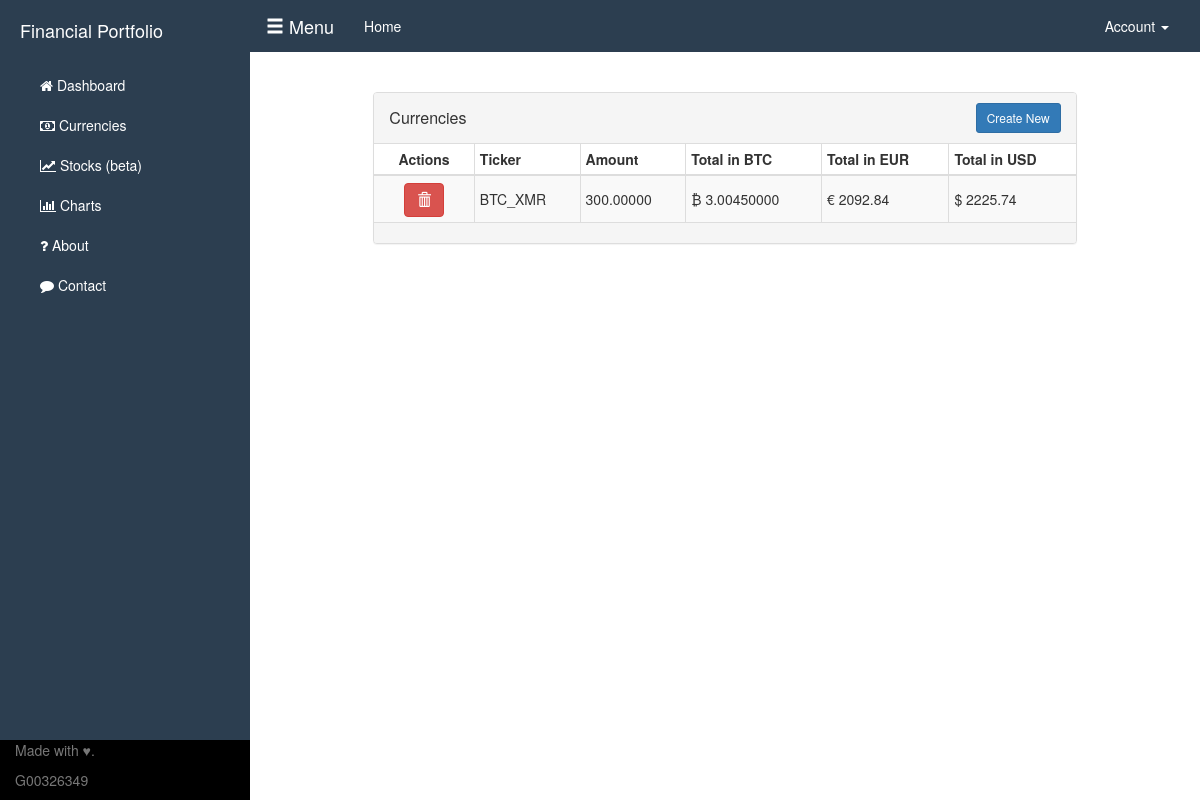
Before: /currencies (signed in) with the older database file.
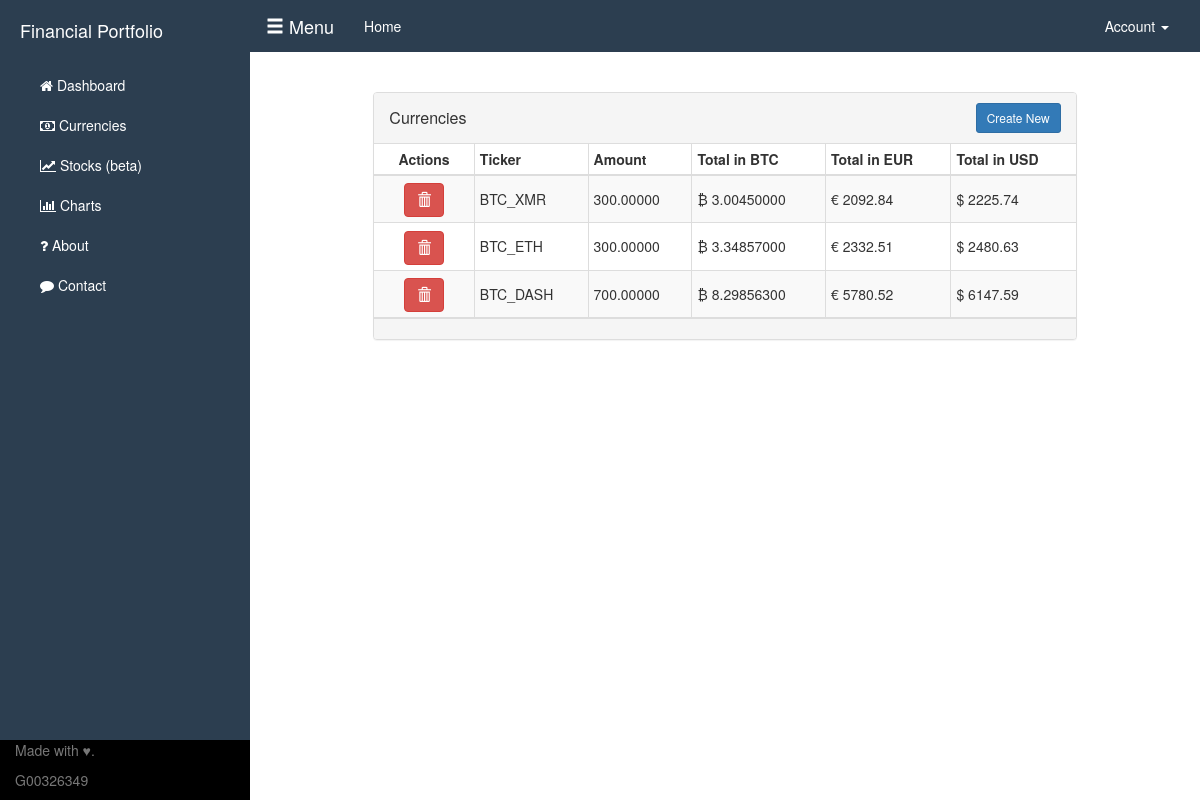
After: the same page with the newer database file.
### webapp.py (models this page shows)
class UserCurrency(db.Model, UserMixin):
    __tablename__ = "users_cur"
    trans_id = db.Column(db.Integer, primary_key=True, index=True)
    id = db.Column(db.Integer)
    amount = db.Column(db.Numeric())
    ticker = db.Column(db.String(255))
    priceInBTC = db.Column(db.Numeric())
    priceInUSD = db.Column(db.Numeric())
    priceInEUR = db.Column(db.Numeric())
    priceInCHY = db.Column(db.Numeric())
    last = db.Column(db.String(255))
    ask = db.Column(db.String(255))
    bid = db.Column(db.String(255))
    timestamp = db.Column(db.DateTime())
    index = index_property('id', 'index')

### webapp.py (the view)
@app.route('/currencies')
@login_required
def currencies():
    Currencies = UserCurrency.query.filter_by(id=current_user.id).all()
    print(Currencies)
    return render_template("currencies.html", Currencies=Currencies)

### templates/currencies.html (shortened to what this page needs)
{% extends "index.html" %} {% block title %}Currencies{% endblock %} {% block head %} {{ super() }}
<link rel="stylesheet" href="{{ url_for('static', filename='css/investment-tables.css') }}">
{% endblock %}
{% block content %}
<div class="col-md-10 col-md-offset-1">
    <div class="panel panel-default panel-table">
        <div class="panel-heading">
            <div class="row">
                <div class="col col-xs-6">
                    <h3 class="panel-title">Currencies</h3>
                </div>
                <div class="col col-xs-6 text-right">
                    <button type="button" class="btn btn-sm btn-primary btn-create" data-toggle="modal" data-target="#myModal">Create New</button>
                </div>
            </div>
        </div>
        <div class="panel-body">
            <div id="no-more-tables">
                <table class="col-md-12 table-bordered table-striped table-condensed cf">
                    {% if Currencies|length < 1 %} <thead>
                        <th>Looks like you dont have anything here! Click the button to add a new asset! &#9757;</th>
                        </thead>
                </table>
                {% else %}
                <thead class="cf">
                    <tr>
                        <th>Actions</th>
                        <th>Ticker</th>
                        <th class="numeric">Amount</th>
                        <th class="numeric">Total in BTC</th>
                        <th class="numeric">Total in EUR</th>
                        <th class="numeric">Total in USD</th>
                    </tr>
                </thead>
                <tbody>
                    {% for thing in Currencies %}
                    <tr>
                        <td align="center">
                            <a class="btn btn-danger" href="{{url_for('deleteentry' , ticker=thing.ticker)}}"><span class="glyphicon glyphicon-trash"></span></a>
                        </td>
                        <td data-title="Ticker">{{ thing.ticker }}</td>
                        <td data-title="Amount" class="numeric">{{'%0.5f'% thing.amount |float}}</td>
                        <td data-title="Total in BTC" class="numeric">&#8383; {{'%0.8f'% thing.priceInBTC }}</td>
                        <td data-title="Total in EUR" class="numeric">&#128; {{'%0.2f'% thing.priceInEUR| float }}</td>
                        <td data-title="Total in USD" class="numeric">&#36; {{'%0.2f'%thing.priceInUSD|float }}</td>
                    </tr>
                    {% endfor %}
                </tbody>
                {% endif %}
                </table>
            </div>
        </div>
        <div class="panel-footer">
        </div>
    </div>
</div>
{% endblock %}

### templates/index.html (shortened to what this page needs)
<!DOCTYPE html>
<html lang="en">
<head>
    {% block head %}
    <link href="static/css/bootstrap/bootstrap.min.css" rel="stylesheet">
    <link href="https://maxcdn.bootstrapcdn.com/font-awesome/4.6.3/css/font-awesome.min.css" rel="stylesheet">
    <link href="static/css/simple-sidebar.css" rel="stylesheet">
    {% endblock %}
</head>
<body>
    <div id="wrapper">
        <div id="sidebar-wrapper">
            <ul class="sidebar-nav">
                <li class="sidebar-brand">
                    <a href="#">
                        Financial Portfolio
                    </a>
                </li>
                <li>
                    <a href="/dashboard"><i class="fa fa-home" aria-hidden="true"></i>  Dashboard</a>
                </li>
                <li>
                    <a href="/currencies"><i class="fa fa-money"></i>   Currencies</a>
                </li>
                <li>
                    <a href="/stocks"><i class="fa fa-line-chart" aria-hidden="true"></i>  Stocks (beta)</a>
                </li>
                <li>
                    <a href="/charts"><i class="fa fa-bar-chart" aria-hidden="true"></i>  Charts</a>
                </li>
                <li>
                    <a href="/about"><i class="fa fa-question" aria-hidden="true"></i>  About</a>
                </li>
                <li>
                    <a href="/contact"><i class="fa fa-comment" aria-hidden="true"></i>  Contact</a>
                </li>
            </ul>
            <footer class="footer">
                <div class="footer-container">
                    <p class="text-muted">Made with &#9829;.</p>
                    <p class="text-muted">G00326349</p>
                </div>
            </footer>
        </div>
        <nav class="navbar navbar-full">
            <div class="container-fluid">
                <div class="navbar-header">
                    <a class="navbar-brand" href="#menu-toggle" id="menu-toggle">
                        <span class="glyphicon glyphicon-menu-hamburger"></span> Menu
                    </a>
                </div>
                <div class="collapse navbar-collapse nav-text" id="bs-example-navbar-collapse-1">
                    <ul class="nav navbar-nav">
                        <li class=" text-secondary"><a href="/dashboard" id="demo">Home <span class="sr-only">(current)</span></a></li>
                    </ul>
                    <ul class="nav navbar-nav navbar-right">
                        <li class="dropdown">
                            <a href="#" class="dropdown-toggle" data-toggle="dropdown" role="button" aria-haspopup="true" aria-expanded="false">Account <span class="caret"></span></a>
                        </li>
                    </ul>
                </div>
            </div>
        </nav>
        <div id="page-content-wrapper">
            <div class="container-fluid">
                {% block content %}{% endblock %}
            </div>
        </div>
    </div>
</body>
</html>

### static/css/simple-sidebar.css (style rules this page uses)
body { overflow-x: hidden; }
#wrapper { padding-left: 0; -webkit-transition: all 0.5s ease; -moz-transition: all 0.5s ease; -o-transition: all 0.5s ease; transition: all 0.5s ease; }
#sidebar-wrapper { z-index: 1000; position: fixed; left: 250px; width: 0; height: 100%; margin-left: -250px; overflow-y: auto; background: #2c3e50; -webkit-transition: all 0.5s ease; -moz-transition: all 0.5s ease; -o-transition: all 0.5s ease; transition: all 0.5s ease; }
#page-content-wrapper { width: 100%; position: absolute; padding: 15px; }
#wrapper nav { border-radius: 0 !important; background-color: #2c3e50; }
#wrapper nav a { color: #ffffff; }
.sidebar-nav { position: absolute; top: 0; width: 250px; margin: 0; padding: 0; list-style: none; }
.sidebar-nav li { text-indent: 20px; line-height: 40px; }
.sidebar-nav li a { display: block; text-decoration: none; color: #ffffff; }
.sidebar-nav>.sidebar-brand { height: 65px; font-size: 18px; line-height: 60px; }
.sidebar-nav>.sidebar-brand a { color: #ffffff; }
.footer { position: absolute; bottom: 0; width: 100%; height: 60px; background: #000; }
.footer-container { width: auto; max-width: 680px; padding: 0 15px; }
@media (min-width:768px) { #wrapper { padding-left: 250px; } }
@media (min-width:768px) { #sidebar-wrapper { width: 250px; } }
@media (min-width:768px) { #page-content-wrapper { padding: 20px; position: relative; } }

### static/css/investment-tables.css (style rules this page uses)
.panel-table .panel-body { padding: 0; }
.panel-table .panel-body .table-bordered { border-style: none; margin: 0; }
.panel-table .panel-body .table-bordered>thead>tr>th:first-of-type { text-align: center; width: 100px; }
.panel-table .panel-body .table-bordered>thead>tr>th:last-of-type, .panel-table .panel-body .table-bordered>tbody>tr>td:last-of-type { border-right: 0px; }
.panel-table .panel-body .table-bordered>thead>tr>th:first-of-type, .panel-table .panel-body .table-bordered>tbody>tr>td:first-of-type { border-left: 0px; }
.panel-table .panel-body .table-bordered>tbody>tr:first-of-type>td { border-bottom: 0px; }
.panel-table .panel-body .table-bordered>thead>tr:first-of-type>th { border-top: 0px; }
.panel-table .panel-heading .col h3 { line-height: 30px; height: 30px; }
.panel-table .panel-body .table-bordered>tbody>tr>td { line-height: 34px; }

Changed rows visible on the page:
added UserCurrency: ticker "BTC_ETH", amount "300.00000", priceInBTC "3.34857000", priceInEUR "2332.51", priceInUSD "2480.63"
added UserCurrency: ticker "BTC_DASH", amount "700.00000", priceInBTC "8.29856300", priceInEUR "5780.52", priceInUSD "6147.59"
